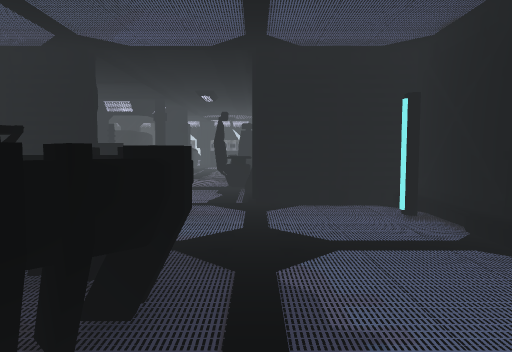
View 1 (above)

12 first-person views from a walk through a scene from a Unity 3-D project. The camera is 1.3 m above the floor, tilts 4° down and sees 70° across. The floor is counted in squares, 1 m on a side. Each view is taken from the middle of a square. On the plan, view 1 faces up. The plan holds only what a view shows up to about 15 squares ahead; the rest is blank. The place goes on beyond the plan. The player is left out. Some animated figures are not drawn. Door leaves are left out, so doorways stand open.

View 2
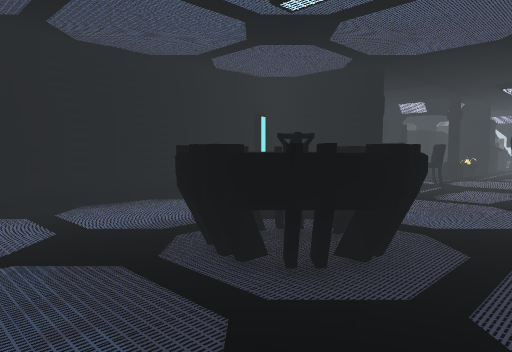

View 3
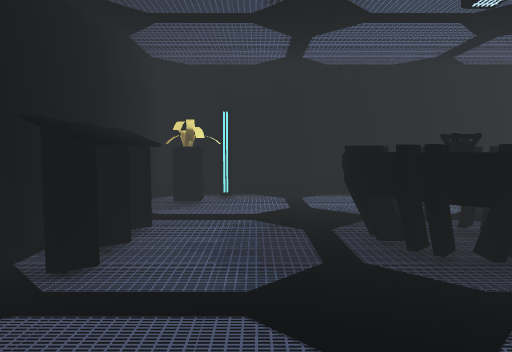

View 4
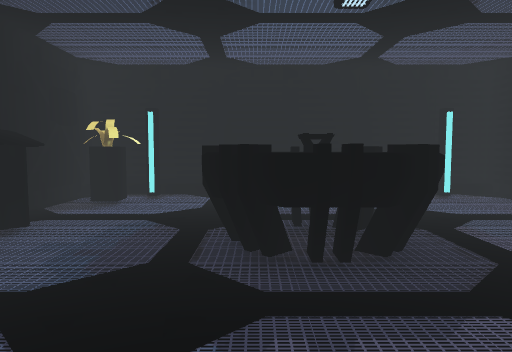

View 5
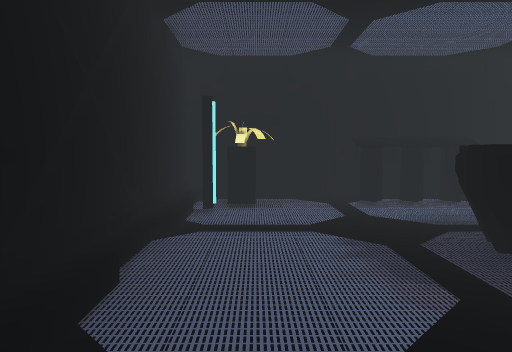

View 6
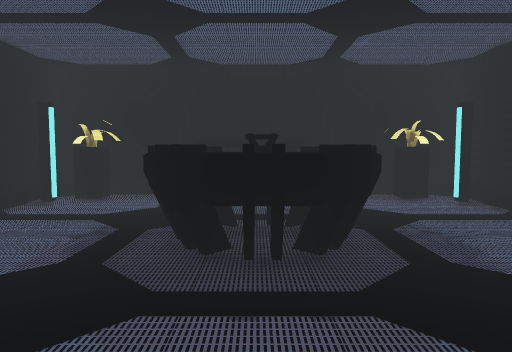

View 7
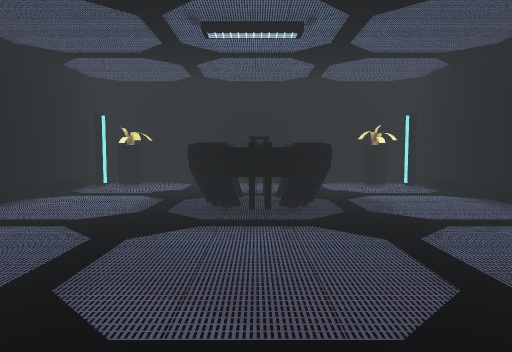

View 8
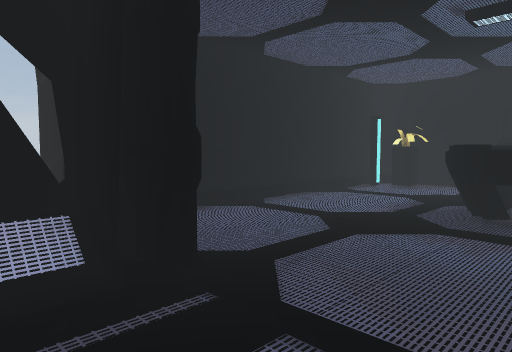

View 9
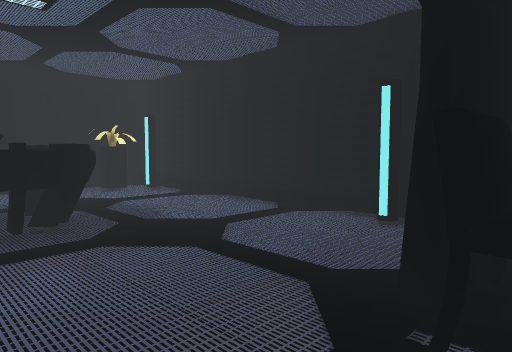

View 10
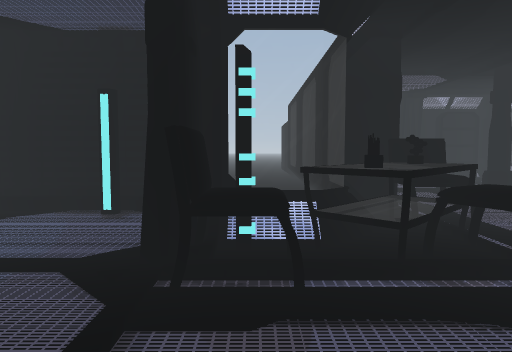

View 11
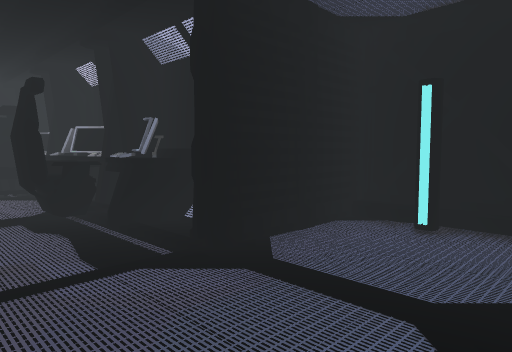

View 12
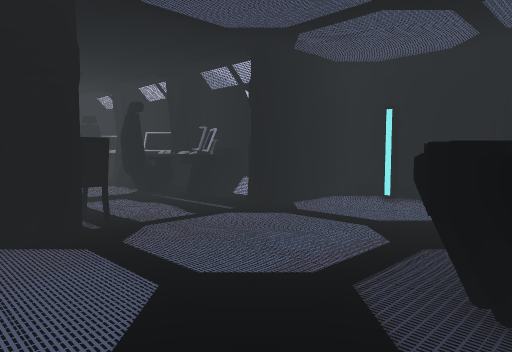

### Floor plan
Points are (right, up) in squares from view 1. A wall is a line through its corners. A room is listed if a view was taken in it or the views show most of it. See-through windows are left out.
Room 1 (views 1, 2, 3, 4, 5, 6, 11, 12)
walls: (3.7, 2.8) (4, 3.2); (3.8, 3.2) (4.1, 3.6); (-3.9, 8.8) (-7.8, 8.8) (-7.8, -2.8) (3.8, -2.8) (3.8, 8.8) (-0.1, 8.8); (1.1, -2.6) (1.5, -2.9) (1.8, -2.6); (-5.2, -2.6) (-4.8, -2.9); (3.5, 6.4) (4, 7) (3.7, 7.4); (-5.8, -2.6) (-5.3, -3); (4, 6.4) (3.5, 7) (2.8, 7); (3.7, -1.2) (4.1, -0.7); (-7.4, -2.7) (-6.9, -3)
low walls: (3.6, 3.9) (3.9, 4.3); (3.6, -0.2) (3.9, 0.2)
ways out: open door at (-2, 9) to room 2
objects: other object (-6, -2); other object (-4, 1) to (-1, 4); other object (-3, -2) to (-2, -2); other object (-1, -2); other object (0, -2); other object (2, -2)
Room 2 (views 7, 8, 9, 10)
walls: (-5.5, 9.4) (-4.5, 9.4); (-4.4, 9.2) (-3.9, 9.2); (-11.4, 11.4) (-12.4, 11.4); (-6.2, 11.4) (-8.5, 11.4); (-5.5, 11.1) (-5.5, 9.6) (-5.1, 9.6); (-7.6, 12.7) (-7.6, 11.4); (-7.8, 13.1) (-7.8, 11.7); (-14.5, 11.4) (-15, 11.4); (-0.1, 9.2) (1.1, 9.2); (-0.1, 9.4) (1.5, 9.4) (1.5, 10.3); (2.8, 9.1) (3.2, 9.3); (2.8, 9.2) (4, 9.2)
low walls: (-5.9, 11.5) (-5.5, 11.1)
ways out: open door at (-2, 9) to room 1; open door at (-8, 15)
objects: other object (-12, 17) to (-11, 18); other object (-7, 13) to (-6, 14); other object (-6, 11) to (-4, 12); other object (-5, 12) to (-3, 14); other object (-4, 10) to (-3, 10); other object (-1, 12) to (-1, 13); other object (-1, 17) to (-1, 18); other object (0, 11) to (1, 15); other object (0, 16) to (1, 19)

Where each view was taken, in squares from view 1:
view 1: 0 up, 0 right, facing up
view 2: 1 down, 1 right, facing up-left
view 3: 0 up, 3 right, facing left
view 4: 2 up, 3 right, facing left
view 5: 7 up, 2 right, facing down
view 6: 8 up, 2 left, facing down
view 7: 11 up, 2 left, facing down
view 8: 11 up, 3 left, facing down-right
view 9: 10 up, 1 left, facing down-left
view 10: 10 up, 0 right, facing left
view 11: 5 up, 3 left, facing up-right
view 12: 3 up, 6 left, facing up-right
